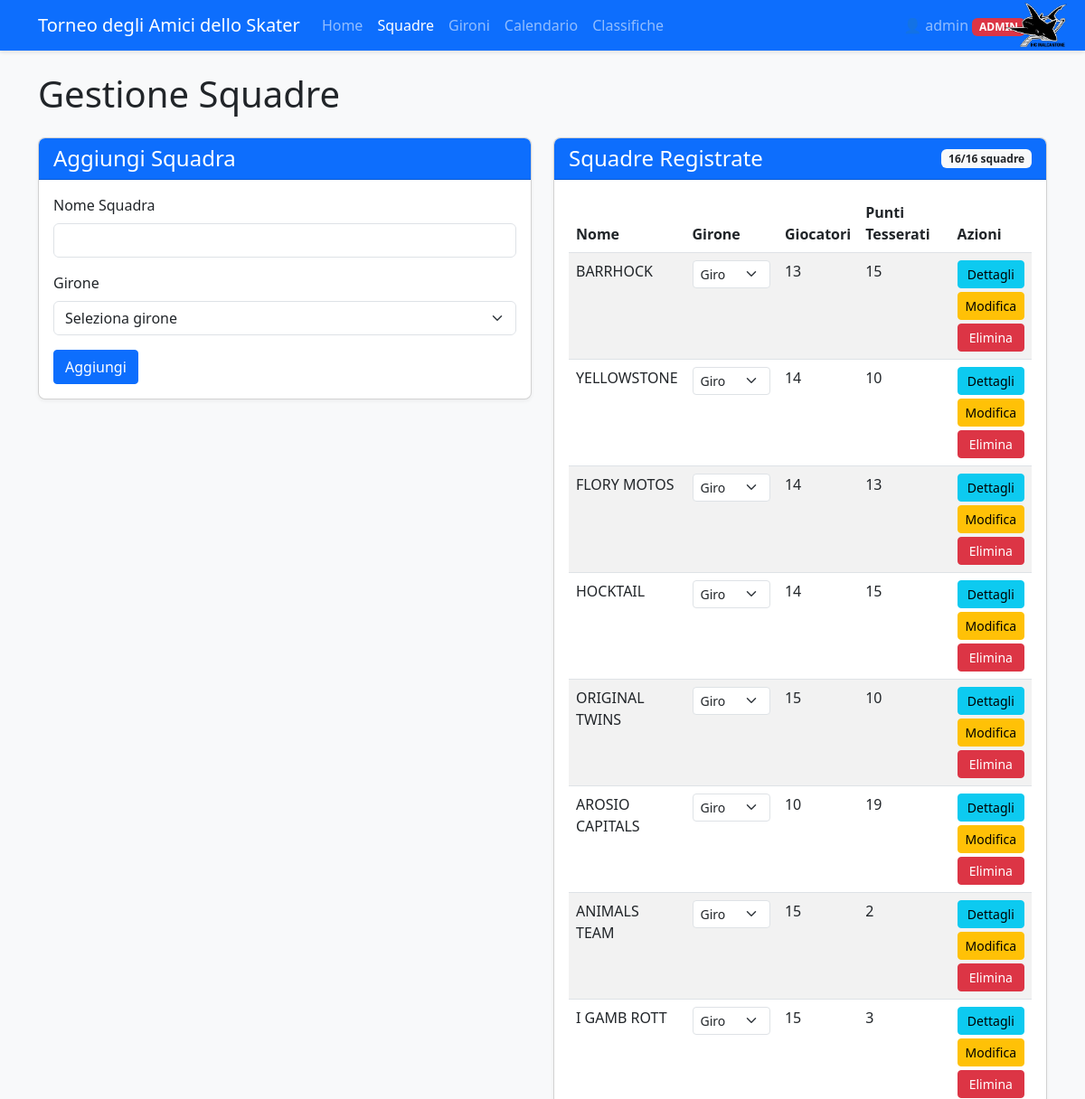
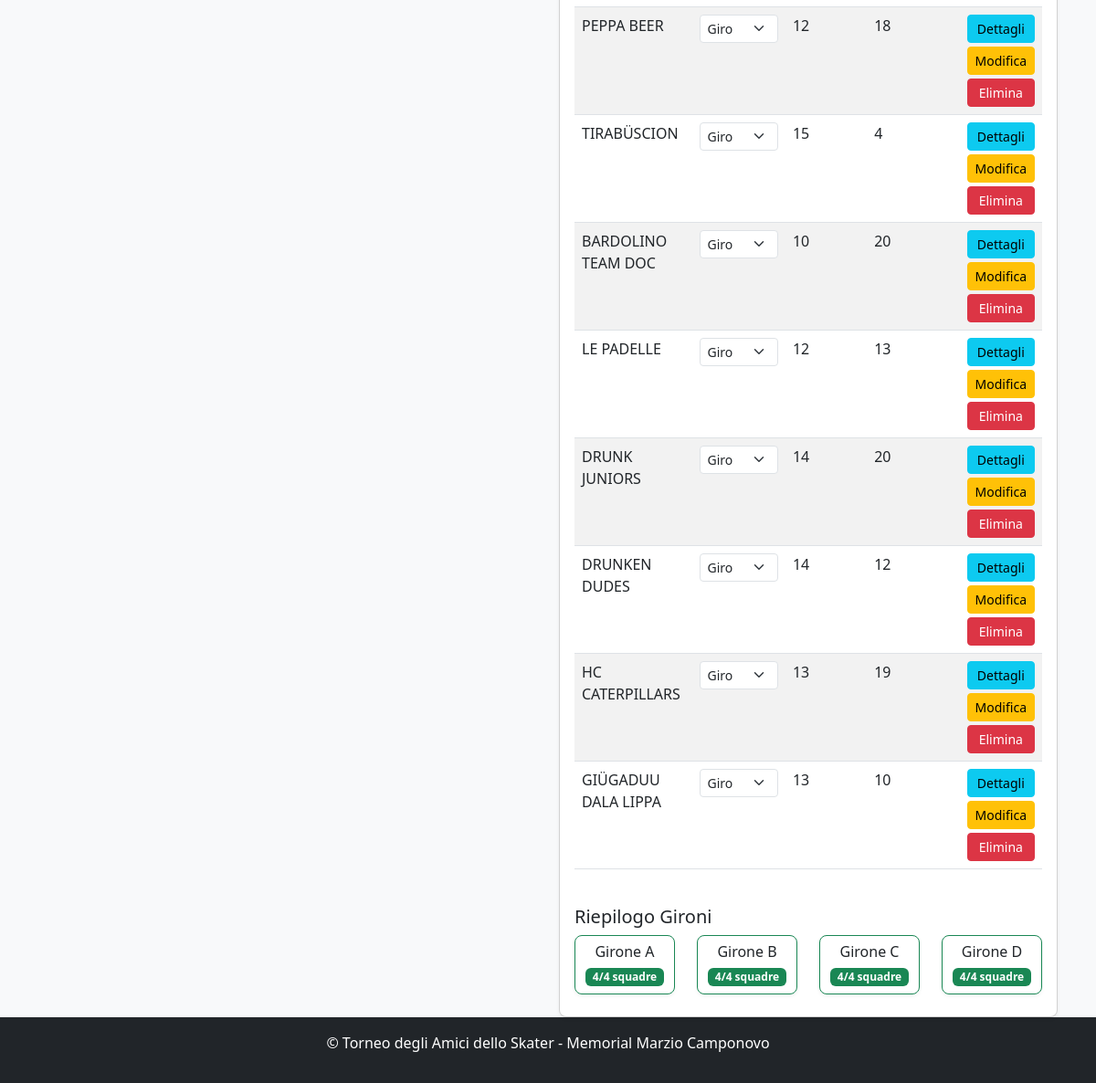
Page /teams (signed in) on the committed database (2 pictures, top to bottom).
### app.py (models this page shows, shortened)
class User(UserMixin, db.Model):
    id = db.Column(db.Integer, primary_key=True)
    username = db.Column(db.String(80), unique=True, nullable=False)
    password_hash = db.Column(db.String(200), nullable=False)
    role = db.Column(db.String(20), default='user')  # 'user' o 'admin'
    created_at = db.Column(db.DateTime, default=datetime.utcnow)
    def is_admin(self):
        return self.role == 'admin'

class Team(db.Model):
    id = db.Column(db.Integer, primary_key=True)
    name = db.Column(db.String(100), nullable=False, unique=True)
    group = db.Column(db.String(1))  # A, B, C, or D
    group_order = db.Column(db.Integer, default=0)  # NUOVO CAMPO per l'ordinamento nel girone
    players = db.relationship('Player', backref='team', lazy=True)
    matches = db.relationship(
        'Match',
        primaryjoin="or_(Team.id == Match.team1_id, Team.id == Match.team2_id)",
        lazy=True,
        overlaps="team1,team2"
    )
    wins = db.Column(db.Integer, default=0)
    losses = db.Column(db.Integer, default=0)
    draws = db.Column(db.Integer, default=0)
    goals_for = db.Column(db.Integer, default=0)
    goals_against = db.Column(db.Integer, default=0)
    points = db.Column(db.Integer, default=0)
    @property
    def player_points_total(self):
        return sum(player.registration_points for player in self.players)

class Player(db.Model):
    id = db.Column(db.Integer, primary_key=True)
    name = db.Column(db.String(100), nullable=False)
    team_id = db.Column(db.Integer, db.ForeignKey('team.id'), nullable=False)
    is_registered = db.Column(db.Boolean, default=False)
    category = db.Column(db.String(20))  # LNA/LNB, 1a Lega, 2a Lega, Non tesserato
    goals = db.Column(db.Integer, default=0)
    assists = db.Column(db.Integer, default=0)
    penalties = db.Column(db.Integer, default=0)
    @property
    def registration_points(self):
        if not self.is_registered:
            return 0  # Non tesserato = 0 punti
        points_map = {
            'LNA/LNB': 5,     # LNA/LNB = 5 punti
            '1a Lega': 3,     # 1° Lega = 3 punti
            '2a Lega': 2,     # 2° Lega = 2 punti
            'Femminile': 0,   # Femminile = 0 punti
            'Veterani': 0,     # Veterani = 0 punti
            'Portiere': 0,     # Portiere = 0 punti
            'Old': 0
        }
        return points_map.get(self.category, 0)  # Default 0 punti se categoria non riconosciuta

### app.py (the view)
    def decorated_function(*args, **kwargs):
        if not current_user.is_authenticated or not current_user.is_admin():
            flash('Accesso negato. Privilegi di amministratore richiesti.', 'danger')
            return redirect(url_for('index'))
        return f(*args, **kwargs)

### app.py (called while the page is built, shortened)
@login_manager.user_loader
def load_user(user_id):
    return User.query.get(int(user_id))

def admin_required(f):
    def decorated_function(*args, **kwargs):
        if not current_user.is_authenticated or not current_user.is_admin():
            flash('Accesso negato. Privilegi di amministratore richiesti.', 'danger')
            return redirect(url_for('index'))
        return f(*args, **kwargs)
    decorated_function.__name__ = f.__name__
    return decorated_function

def get_tournament_dates():
    try:
        if db.inspect(db.engine).has_table('tournament_settings'):
            settings = TournamentSettings.query.first()
            if settings and settings.qualification_day1:
                return {
                    'qualification_day1': settings.qualification_day1,
                    'qualification_day2': settings.qualification_day2,
                    'quarterfinals_ml': settings.quarterfinals_ml_date,
                    'quarterfinals_bl': settings.quarterfinals_bl_date,
                    'semifinals_ml': settings.semifinals_ml_date,
                    'semifinals_bl': settings.semifinals_bl_date,
                    'finals': settings.finals_date
                }
    except Exception as e:
        print(f"Errore nel recupero date da settings: {e}")

@app.route('/teams')
@login_required
@admin_required
def teams():
    teams = Team.query.order_by(Team.group.nulls_last(), Team.group_order, Team.name).all()
    team_count = Team.query.count()
    max_teams = 16
    return render_template('teams.html', teams=teams, team_count=team_count, max_teams=max_teams)

@app.context_processor
def inject_tournament_dates():
    try:
        formatted_dates = format_tournament_dates()
        return {'tournament_dates': formatted_dates}
    except Exception as e:
        current_year = datetime.now().year
        return {
            'tournament_dates': {
                'qualification_day1': {
                    'date': datetime(current_year, 7, 13).date(),
                    'formatted': f'13/07/{current_year}',
                    'day_name_it': 'Sabato'
                },
                'qualification_day2': {
                    'date': datetime(current_year, 7, 14).date(),
                    'formatted': f'14/07/{current_year}',
                    'day_name_it': 'Domenica'
                }
            }
        }

### templates/teams.html (shortened to what this page needs)
<!DOCTYPE html>
<html lang="it">
<head>
    <link rel="stylesheet" href="https://cdn.jsdelivr.net/npm/bootstrap@5.3.0/dist/css/bootstrap.min.css">
    <link rel="stylesheet" href="{{ url_for('static', filename='style.css') }}">
</head>
<body class="d-flex flex-column min-vh-100">
    <nav class="navbar navbar-expand-lg navbar-dark bg-primary">
        <div class="container">
            <a class="navbar-brand" href="{{ url_for('index') }}">Torneo degli Amici dello Skater</a>
            <div class="collapse navbar-collapse" id="navbarNav">
                <ul class="navbar-nav me-auto">
                    <li class="nav-item">
                        <a class="nav-link" href="{{ url_for('index') }}">Home</a>
                    </li>
                    <li class="nav-item">
                        <a class="nav-link active" href="{{ url_for('teams') }}">Squadre</a>
                    </li>
                    <li class="nav-item">
                        <a class="nav-link" href="{{ url_for('groups') }}">Gironi</a>
                    </li>
                    <li class="nav-item">
                        <a class="nav-link" href="{{ url_for('schedule') }}">Calendario</a>
                    </li>
                    <li class="nav-item">
                        <a class="nav-link" href="{{ url_for('standings') }}">Classifiche</a>
                    </li>
                </ul>
                <ul class="navbar-nav ms-auto">
                    {% if current_user.is_authenticated %}
                        <li class="nav-item dropdown">
                            <a class="nav-link dropdown-toggle" href="#" role="button" data-bs-toggle="dropdown">
                                👤 {{ current_user.username }}
                                {% if current_user.is_admin() %}
                                    <span class="badge bg-danger">ADMIN</span>
                                {% endif %}
                            </a>
                        </li>
                    {% endif %}
                </ul>
            </div>
            <div class="navbar-logo">
                <img src="{{ url_for('static', filename='logo.png') }}" alt="IHC Malcantone" />
            </div>
        </div>
    </nav>
    <div class="container mt-4">
        <h1>Gestione Squadre</h1>
        <div class="row mt-4">
            <div class="col-md-6">
                <div class="card">
                    <div class="card-header bg-primary text-white">
                        <h4 class="mb-0">Aggiungi Squadra</h4>
                    </div>
                    <div class="card-body">
                        <form method="post" action="{{ url_for('add_team') }}">
                            <div class="mb-3">
                                <label for="team_name" class="form-label">Nome Squadra</label>
                                <input type="text" class="form-control" id="team_name" name="team_name" required>
                            </div>
                            <div class="mb-3">
                                <label for="group" class="form-label">Girone</label>
                                <select class="form-select" id="group" name="group">
                                    <option value="">Seleziona girone</option>
                                </select>
                            </div>
                            <button type="submit" class="btn btn-primary">Aggiungi</button>
                        </form>
                    </div>
                </div>
            </div>
            <div class="col-md-6">
                <div class="card">
                    <div class="card-header bg-primary text-white d-flex justify-content-between align-items-center">
                        <h4 class="mb-0">Squadre Registrate</h4>
                        <span class="badge bg-light text-dark">
                            {{ team_count }}/{{ max_teams }} squadre
                        </span>
                    </div>
                    <div class="card-body">
                        {% if teams %}
                            <div class="table-responsive">
                                <table class="table table-striped">
                                    <thead>
                                        <tr>
                                            <th>Nome</th>
                                            <th width="140">Girone</th>
                                            <th width="80">Giocatori</th>
                                            <th width="120">Punti Tesserati</th>
                                            <th>Azioni</th>
                                        </tr>
                                    </thead>
                                    <tbody>
                                        {% for team in teams %}
                                            <tr>
                                                <td>{{ team.name }}</td>
                                                <td>
                                                    <form method="post" action="{{ url_for('update_team_group', team_id=team.id) }}" class="d-inline">
                                                        <div class="input-group input-group-sm">
                                                            <select class="form-select form-select-sm girone-select" name="group" onchange="this.form.submit()">
                                                                <option value="A" {% if team.group == 'A' %}selected{% endif %}>Girone A</option>
                                                                <option value="B" {% if team.group == 'B' %}selected{% endif %}>Girone B</option>
                                                                <option value="C" {% if team.group == 'C' %}selected{% endif %}>Girone C</option>
                                                                <option value="D" {% if team.group == 'D' %}selected{% endif %}>Girone D</option>
                                                            </select>
                                                        </div>
                                                    </form>
                                                </td>
                                                <td>{{ team.players|length }}</td>
                                                <td>
                                                    {{ team.player_points_total }}
                                                </td>
                                                <td>
                                                    <div class="d-grid gap-1">
                                                        <a href="{{ url_for('team_detail', team_id=team.id) }}" class="btn btn-sm btn-info">Dettagli</a>
                                                        <a href="{{ url_for('edit_team', team_id=team.id) }}" class="btn btn-sm btn-warning">Modifica</a>
                                                        <button type="button" class="btn btn-sm btn-danger" onclick="deleteTeam('{{ team.id }}', '{{ team.name }}')">Elimina</button>
                                                    </div>
                                                </td>
                                            </tr>
                                        {% endfor %}
                                    </tbody>
                                </table>
                            </div>
                            <div class="mt-4">
                                <h5>Riepilogo Gironi</h5>
                                <div class="row">
                                    {% for group in ['A', 'B', 'C', 'D'] %}
                                        {% set group_teams = teams | selectattr("group", "equalto", group) | list %}
                                        <div class="col-md-3 mb-2">
                                            <div class="card {% if group_teams|length == 4 %}border-success{% elif group_teams|length > 4 %}border-danger{% else %}border-warning{% endif %}">
                                                <div class="card-body text-center p-2">
                                                    <h6 class="card-title mb-1">Girone {{ group }}</h6>
                                                    <span class="badge {% if group_teams|length == 4 %}bg-success{% elif group_teams|length > 4 %}bg-danger{% else %}bg-warning{% endif %}">
                                                        {{ group_teams|length }}/4 squadre
                                                    </span>
                                                </div>
                                            </div>
                                        </div>
                                    {% endfor %}
                                </div>
                            </div>
                        {% else %}
                            <p>Nessuna squadra registrata.</p>
                        {% endif %}
                    </div>
                </div>
            </div>
        </div>
    </div>
    <footer class="bg-dark text-white py-3 mt-auto">
        <div class="container text-center">
            <p>© Torneo degli Amici dello Skater - Memorial Marzio Camponovo</p>
        </div>
    </footer>
</body>
</html>

### static/style.css (style rules this page uses)
body { font-family: "Segoe UI", Tahoma, Geneva, Verdana, sans-serif; background-color: #f8f9fa; }
.navbar { box-shadow: 0 2px 4px rgba(0, 0, 0, 0.1); }
.card { box-shadow: 0 2px 4px rgba(0, 0, 0, 0.05); border-radius: 8px; overflow: hidden; }
.card-header { font-weight: 600; }
.table th { font-weight: 600; }
.btn { border-radius: 4px; }
footer { margin-top: 2rem; }
.navbar-logo { position: absolute; right: 20px; top: 50%; transform: translateY(-50%); z-index: 1000; }
.navbar-logo img { height: 50px; width: auto; }

### rows in the picture
User: username "admin"
Team: name "BARRHOCK", group "Girone A", players|length "13", player_points_total "15"
Team: name "YELLOWSTONE", group "Girone A", players|length "14", player_points_total "10"
Team: name "FLORY MOTOS", group "Girone A", players|length "14", player_points_total "13"
Team: name "HOCKTAIL", group "Girone A", players|length "14", player_points_total "15"
Team: name "ORIGINAL TWINS", group "Girone B", players|length "15", player_points_total "10"
Team: name "AROSIO CAPITALS", group "Girone B", players|length "10", player_points_total "19"
Team: name "ANIMALS TEAM", group "Girone B", players|length "15", player_points_total "2"
Team: name "I GAMB ROTT", group "Girone B", players|length "15", player_points_total "3"
Team: name "PEPPA BEER", group "Girone C", players|length "12", player_points_total "18"
Team: name "TIRABÜSCION", group "Girone C", players|length "15", player_points_total "4"
Team: name "BARDOLINO TEAM DOC", group "Girone C", players|length "10", player_points_total "20"
Team: name "LE PADELLE", group "Girone C", players|length "12", player_points_total "13"
Team: name "DRUNK JUNIORS", group "Girone D", players|length "14", player_points_total "20"
Team: name "DRUNKEN DUDES", group "Girone D", players|length "14", player_points_total "12"
Team: name "HC CATERPILLARS", group "Girone D", players|length "13", player_points_total "19"
Team: name "GIÜGADUU DALA LIPPA", group "Girone D", players|length "13", player_points_total "10"

### other values in the picture
{{ team_count }} "16"
{{ max_teams }} "16"
{{ group }} "A" "B" "C" "D"
{{ group_teams|length }} "4" "4" "4" "4"
